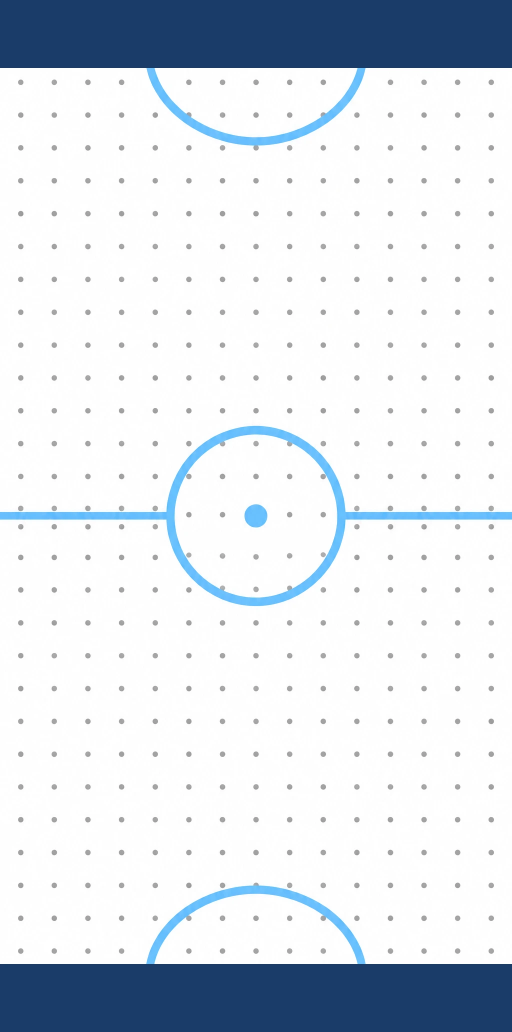
#> input picture src/assets/table-classic-surface.webp, 1024 x 2064 px, found by its file name (shown at 1/2 size)
$ python surface_picnic.py
#> lines starting #> are read from the running program, lines starting #| are printed output that depends on the picture; after the words box and inside, x2 and y2 are one past the last pixel; in counts of white or black regions, pixels touching at a corner belong together
# Sharp Picnic playing surface: the Classic surface layout (dots, lines, circle, creases, goal-mouth
# bands, same line widths) on a soft pale pink and cream gingham, with the markings in solid coral
# (colors sampled from concept asset_txdQLNJPr5TwbGY3YD9N9YZW).
import numpy as np
from PIL import Image

CLASSIC = '../../src/assets/table-classic-surface.webp'
CREAM = np.array([252, 241, 238], np.float32)
STRIPE = np.array([250, 222, 220], np.float32)  # one gingham band
CROSS = np.array([248, 206, 206], np.float32)   # where two bands cross
DOT = np.array([226, 168, 168], np.float32)
CORAL = np.array([246, 88, 80], np.float32)
POCKET = np.array([70, 36, 40], np.float32)
HALF_W, HALF_L, PAD = 3.0, 5.25, 0.797
SQUARES = 10  # gingham squares across the width

cl = np.asarray(Image.open(CLASSIC).convert('RGB')).astype(np.float32)
H, W = cl.shape[:2]
#> H = 2064; W = 1024
r, g, b = cl[..., 0], cl[..., 1], cl[..., 2]
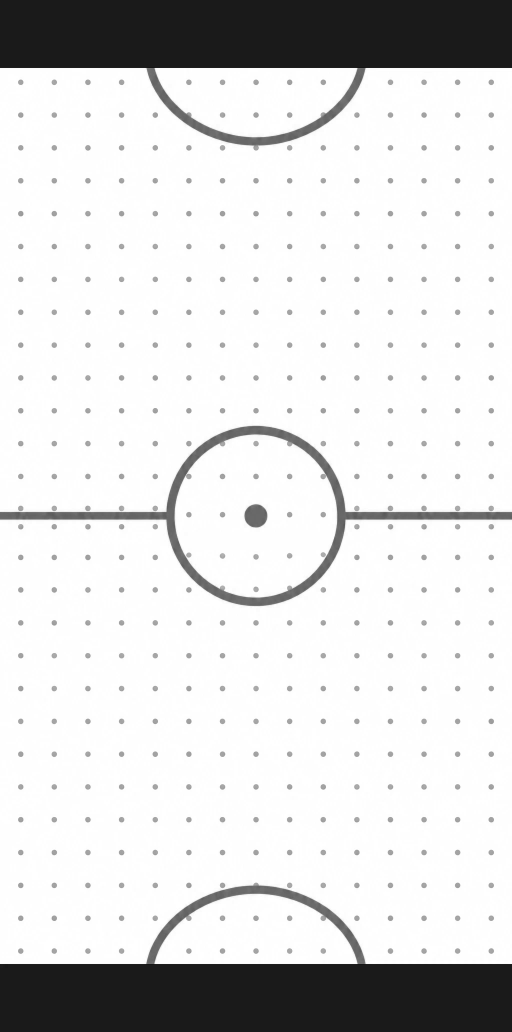
#> r: shape (2064, 1024) float32 (shown at 1/2 size); min 15, max 255, mean 219
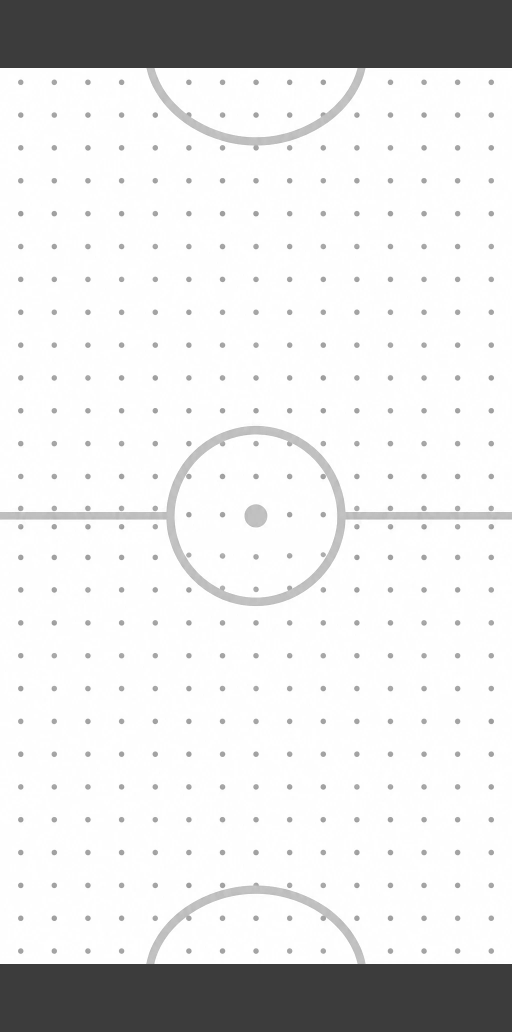
#> g: shape (2064, 1024) float32 (shown at 1/2 size); min 58, max 255, mean 225.5
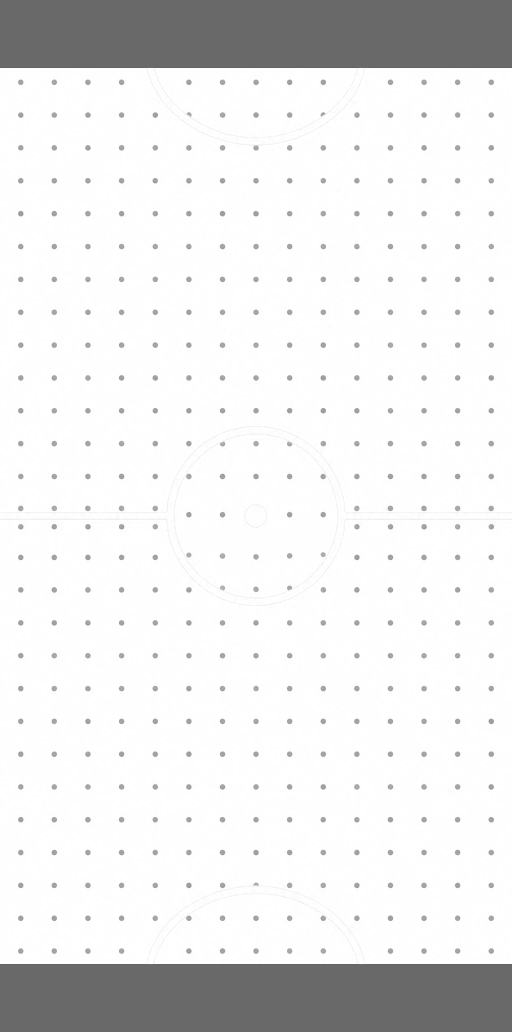
#> b: shape (2064, 1024) float32 (shown at 1/2 size); min 91, max 255, mean 232.8
lum = cl.mean(-1); chroma = cl.max(-1) - cl.min(-1)
#> after `chroma = cl.max(-1) - cl.min(-1)`:
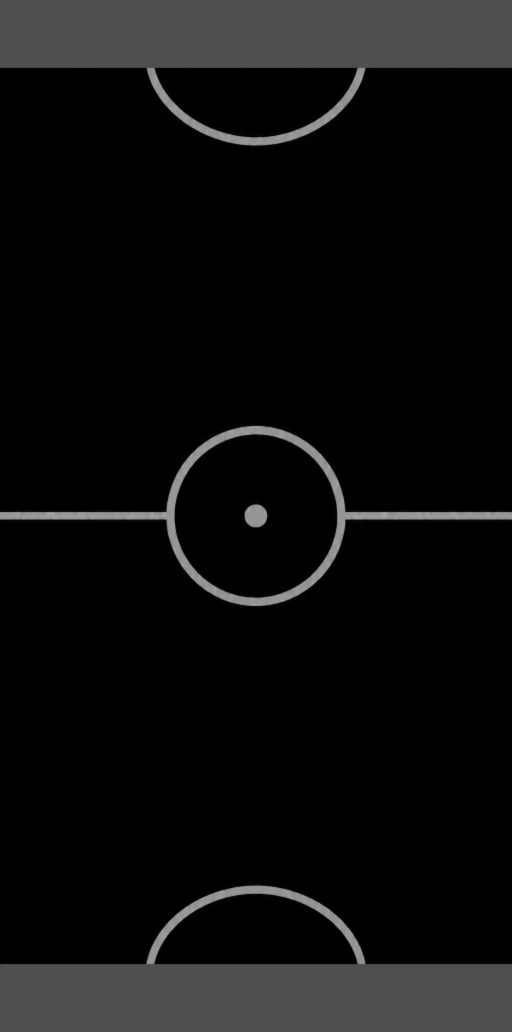
#> chroma: shape (2064, 1024) float32 (shown at 1/2 size); min 0, max 171, mean 13.8
navy = (lum < 110) & (b > r)
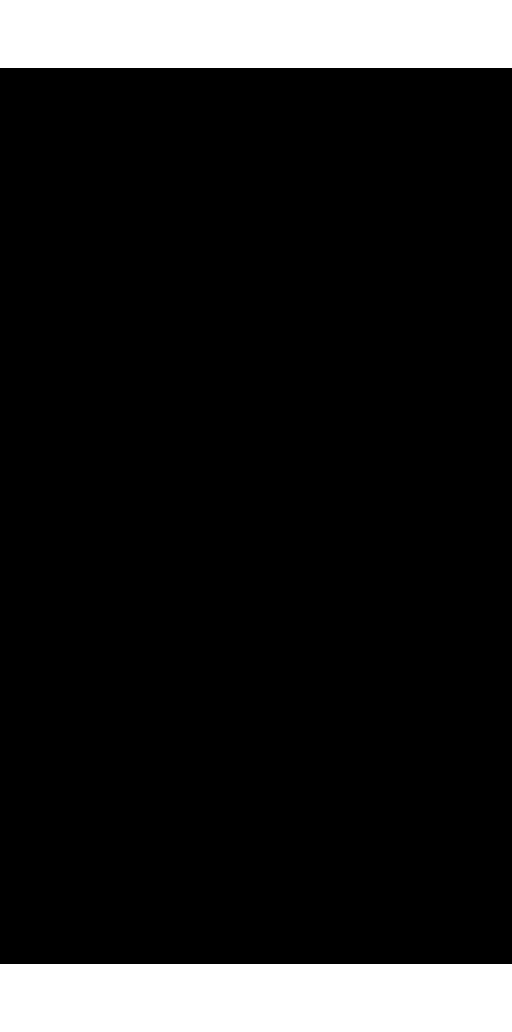
#> navy: shape (2064, 1024) bool (shown at 1/2 size); 13.2% white; 2 white regions, box (x1, y1, x2, y2) and area: (0, 0, 1024, 136) 139264, (0, 1928, 1024, 2064) 139264
lines = np.clip((b - r - 20) / 110, 0, 1) * ~navy
dots = np.clip((236 - lum) / 90, 0, 1) * (chroma < 30) * ~navy
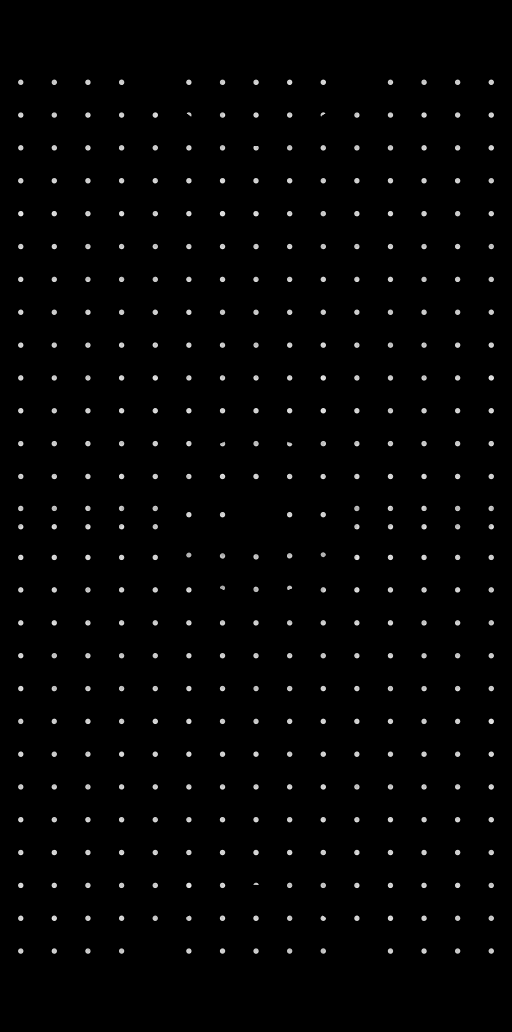
#> dots: shape (2064, 1024) float32 (shown at 1/2 size); min 0, max 1, mean 0.0142

# Gingham in table units, centered on the table so it is symmetric end to end.
X = (np.arange(W)[None, :] + 0.5) / W * 2 * HALF_W - HALF_W
Z = HALF_L + PAD - (np.arange(H)[:, None] + 0.5) / H * 2 * (HALF_L + PAD)
sq = 2 * HALF_W / SQUARES
px = 2 * HALF_W / W
#> px = 0.00586


def band(v):
    # 1 on every other square, with a one-pixel soft edge.
    ph = np.mod(v / sq, 2.0)
    return np.clip(np.minimum(ph, 1 - ph) / (px / sq) + 0.5, 0, 1)


bx = np.broadcast_to(band(X), (H, W)); bz = np.broadcast_to(band(Z), (H, W))
img = (CREAM * ((1 - bx) * (1 - bz))[..., None] + STRIPE * ((bx * (1 - bz)) + (bz * (1 - bx)))[..., None]
       + CROSS * (bx * bz)[..., None])
img = img * (1 - dots[..., None]) + DOT * dots[..., None]
img = img * (1 - lines[..., None]) + CORAL * lines[..., None]
img[navy] = POCKET
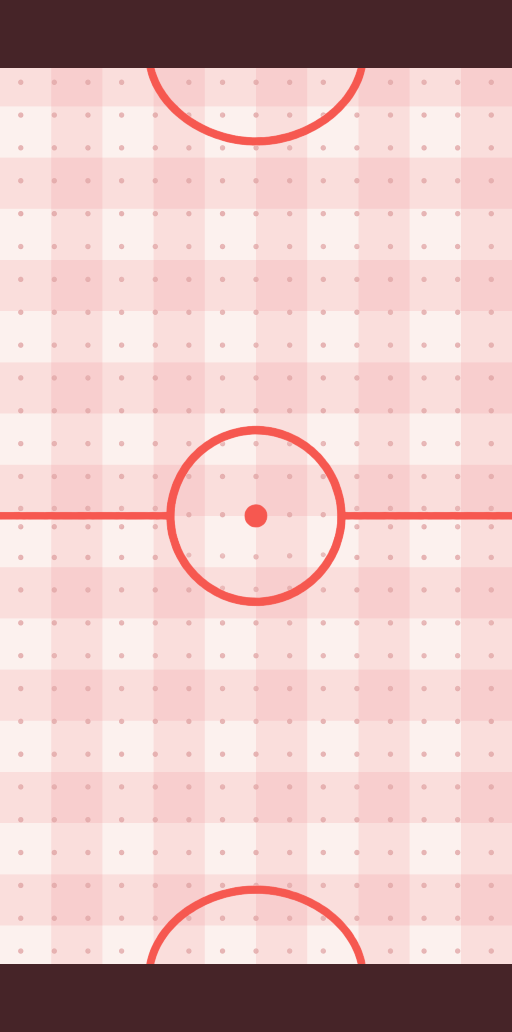
#> img: shape (2064, 1024, 3) float64 (shown at 1/2 size); mean of channels 0, 1, 2 225.9, 194.4, 193.2; drawn as R, G, B
Image.fromarray(np.clip(img, 0, 255).astype(np.uint8)).save('scripts/surface_picnic.png')
print('ok', W, H)
#| ok 1024 2064
